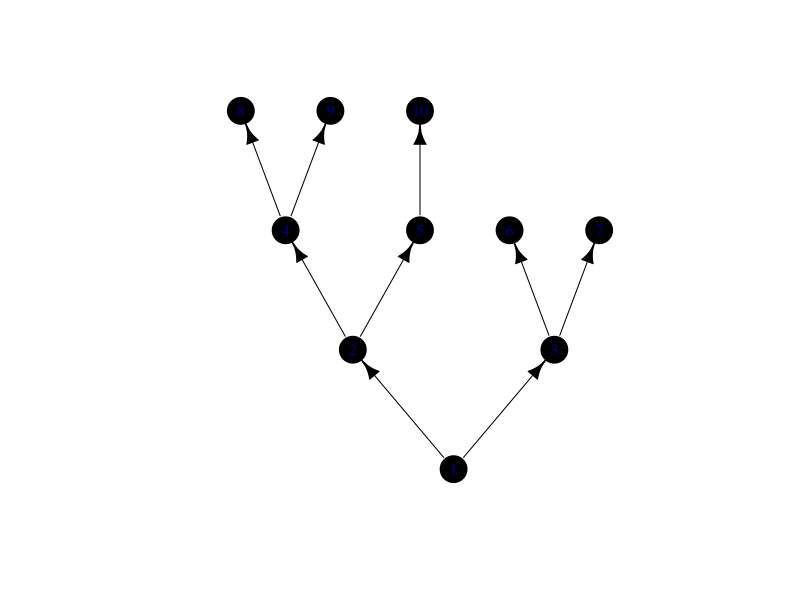
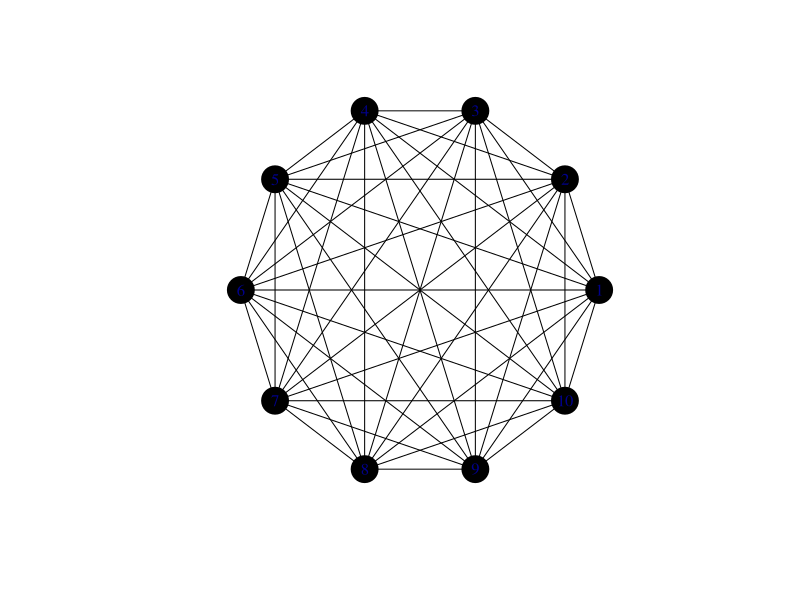

The R source for these figures, in order:
library(igraph)



treeIgraph <- graph.tree(10)
fullIgraph <- graph.full(10)



# See ?igraph.plotting for useful graph attributes
treeIgraph <- set.vertex.attribute(treeIgraph, "color", value="black")
treeIgraph <- set.edge.attribute(treeIgraph, "color", value="black")
plot(treeIgraph, 
     layout=layout.reingold.tilford(treeIgraph, root=1, flip.y=FALSE))



fullIgraph <- set.vertex.attribute(fullIgraph, "color", value="black")
fullIgraph <- set.edge.attribute(fullIgraph, "color", value="black")
plot(fullIgraph, layout=layout.circle)
